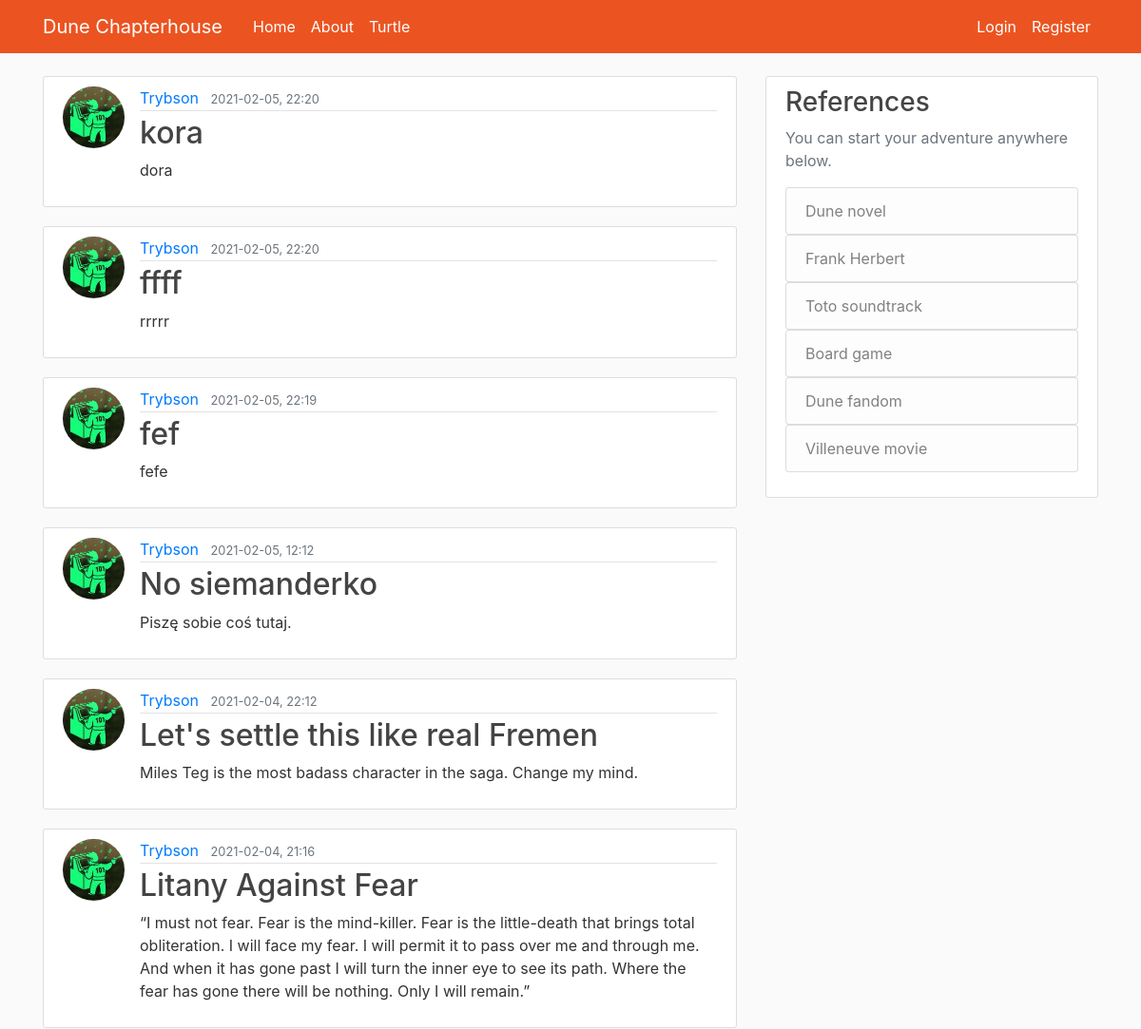
Page /home (upper part) on the earlier database version.
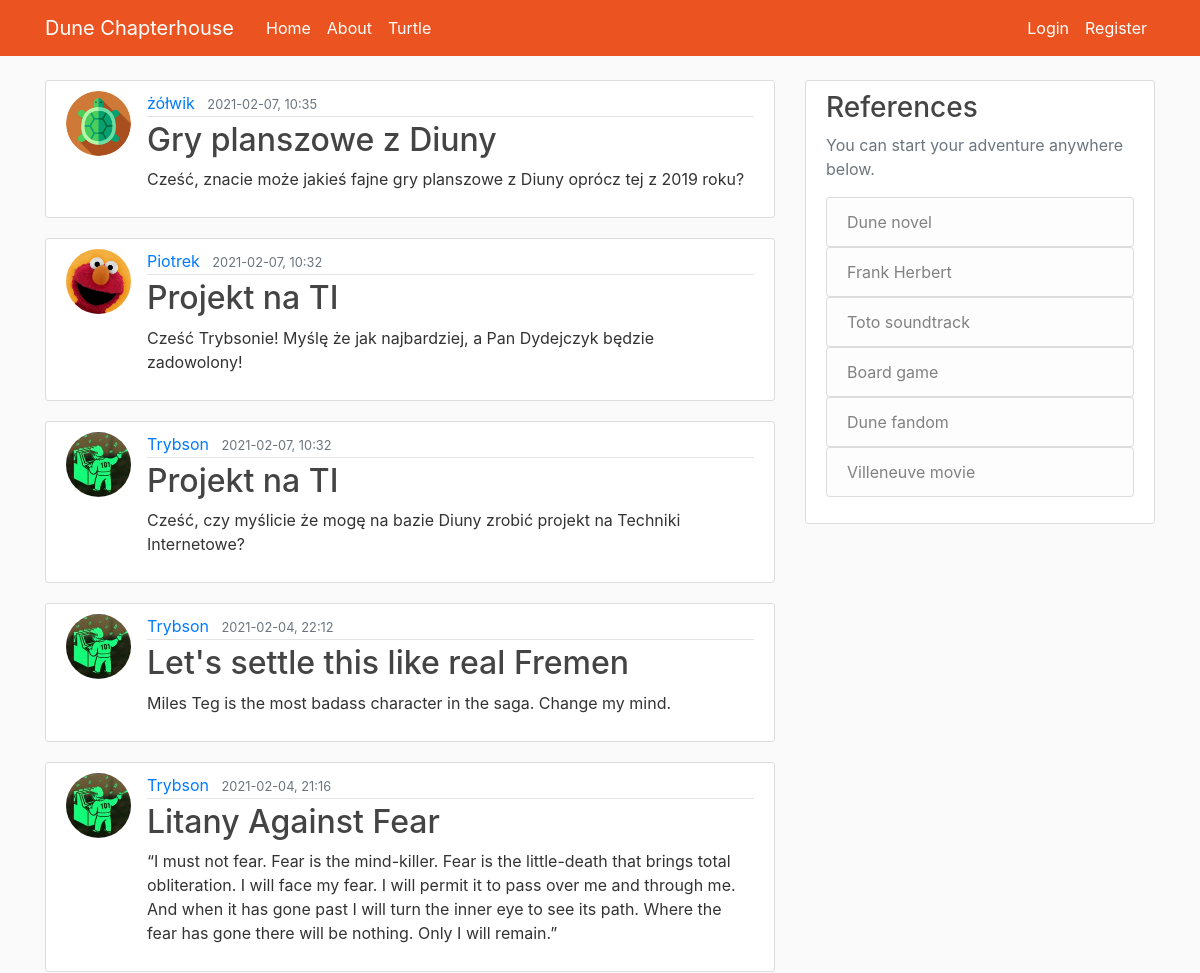
Same page on the later database version.
### Chapterhouse/models.py (models this page shows, shortened)
class Post(db.Model):
    id = db.Column(db.Integer, primary_key=True)
    title = db.Column(db.String(100), nullable=False)
    date_posted = db.Column(db.DateTime, nullable=False, default=datetime.utcnow)
    content = db.Column(db.Text, nullable=False)
    user_id = db.Column(db.Integer, db.ForeignKey('user.id'), nullable=False)

class User(db.Model, UserMixin):
    id = db.Column(db.Integer, primary_key=True)
    username = db.Column(db.String(20), unique=True, nullable=False)
    email = db.Column(db.String(120), unique=True, nullable=False)
    image_file = db.Column(db.String(20), nullable=False, default='default.jpg')
    password = db.Column(db.String(60), nullable=False)
    posts = db.relationship('Post', backref='author', lazy=True) #relationship one to many

### Chapterhouse/routes.py (the view)
@app.route("/")
@app.route("/home")
def home():
    posts = Post.query.all()
    return render_template('home.html', posts=reversed(posts))

### Chapterhouse/templates/home.html
{% extends "layout.html" %}
{% block content %}
    {% for post in posts %}
    <article class="media content-section">
      <img class="rounded-circle article-img" src="{{ url_for('static', filename='profile_pics/' + post.author.image_file) }}" alt="">
      <div class="media-body">
        <div class="article-metadata">
          <a class="mr-2" href="#">{{ post.author.username }}</a>
          <small class="text-muted">{{ post.date_posted.strftime('%Y-%m-%d, %H:%M') }}</small>
        </div>
      <h2><a class="article-title"  href="{{ url_for('post', post_id=post.id) }}">{{ post.title }}</a></h2>
      <p class="article-content">{{ post.content }}</p>
      </div>
    </article>
    {% endfor %}
{% endblock content %}

Differences in the rows shown:
removed Post: image_file (picture), author.username "Trybson", date_posted "2021-02-05, 22:20", title "kora", content "dora"
removed Post: image_file (picture), author.username "Trybson", date_posted "2021-02-05, 22:20", title "ffff", content "rrrrr"
removed Post: image_file (picture), author.username "Trybson", date_posted "2021-02-05, 22:19", title "fef", content "fefe"
added Post: image_file (picture), author.username "żółwik", date_posted "2021-02-07, 10:35", title "Gry planszowe z Diuny", content "Cześć, znacie może jakieś fajne gry planszowe z Diuny oprócz tej z 2019 roku?"
added Post: image_file (placeholder picture), author.username "Piotrek", date_posted "2021-02-07, 10:32", title "Projekt na TI", content "Cześć Trybsonie! Myślę że jak najbardziej, a Pan Dydejczyk będzie zadowolony!"
changed Post: date_posted "2021-02-05, 12:12" → "2021-02-07, 10:32"; title "No siemanderko" → "Projekt na TI"; content "Piszę sobie coś tutaj." → "Cześć, czy myślicie że mogę na bazie Diuny zrobić projekt na Techniki Internetowe?"
